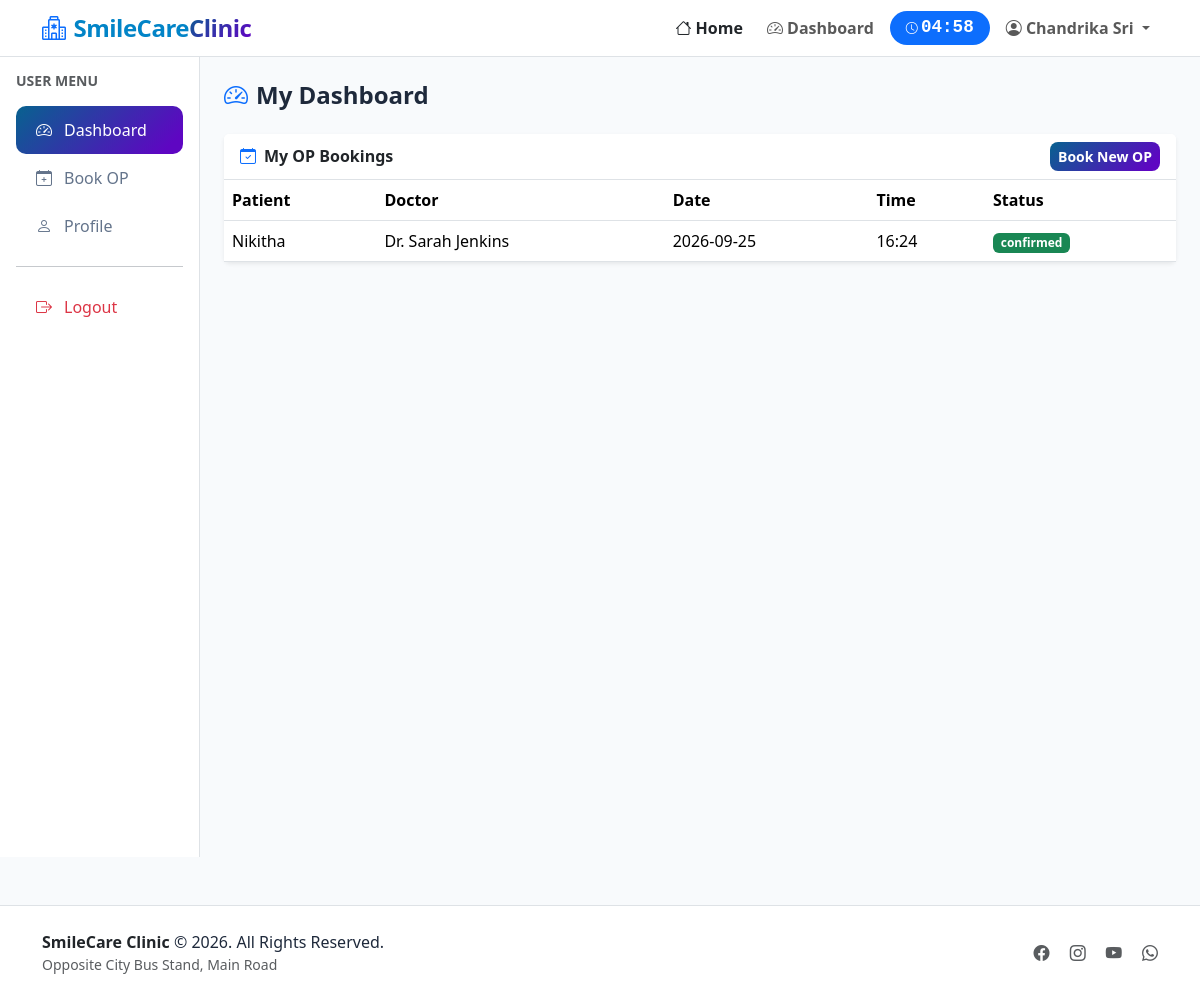
The page /user_dashboard (signed in) on the database its author committed.
### tables this page shows
CREATE TABLE op(
            pid INTEGER PRIMARY KEY AUTOINCREMENT,
            pname TEXT NOT NULL,
            age INTEGER NOT NULL,
            email TEXT NOT NULL,
            aadhaar TEXT NOT NULL,
            disease TEXT NOT NULL,
            since TEXT NOT NULL,
            symptoms TEXT,
            did INTEGER NOT NULL,
            SlDate TEXT NOT NULL,
            SlTime TEXT NOT NULL,
            status TEXT DEFAULT 'pending',
            user_id INTEGER,
            FOREIGN KEY (did) REFERENCES doctors (did) ON DELETE CASCADE,
            FOREIGN KEY (user_id) REFERENCES users (id) ON DELETE SET NULL
        );

CREATE TABLE doctors(
            did INTEGER PRIMARY KEY AUTOINCREMENT,
            dname TEXT NOT NULL,
            contact INTEGER NOT NULL UNIQUE,
            wardno INTEGER NOT NULL DEFAULT 0,
            specialization TEXT NOT NULL,
            is_active INTEGER DEFAULT 1
        );

### app.py (the view)
@app.route('/user_dashboard')
@login_required
def user_dashboard():
    user_id = session.get('user_id')
    conn = get_connect()
    cursor = conn.cursor()
    bookings = cursor.execute('''
        SELECT op.*, doctors.dname, doctors.specialization
        FROM op
        JOIN doctors ON op.did = doctors.did
        WHERE op.user_id = ?
        ORDER BY op.pid DESC
    ''', (user_id,)).fetchall()
    metrics = cursor.execute('''
        SELECT * FROM health_metrics
        WHERE user_id = ?
        ORDER BY recorded_date DESC LIMIT 1
    ''', (user_id,)).fetchone()
    conn.close()
    return render_template('user_dashboard.html', bookings=bookings, metrics=metrics)

### app.py (called while the page is built)
def decode_jwt_token(token):
    try:
        payload = jwt.decode(token, JWT_SECRET, algorithms=['HS256'])
        return payload
    except:
        return None

def login_required(f):
    @wraps(f)
    def decorated_function(*args, **kwargs):
        token = session.get('jwt_token')
        if not token:
            flash('Please login to access this page', 'warning')
            return redirect(url_for('login'))
        payload = decode_jwt_token(token)
        if not payload:
            session.clear()
            flash('Session expired. Please login again.', 'warning')
            return redirect(url_for('login'))
        session['user_id'] = payload.get('user_id')
        session['user_email'] = payload.get('email')
        session['user_role'] = payload.get('role')
        return f(*args, **kwargs)
    return decorated_function

def get_connect():
    conn = sqlite3.connect(db_name)
    conn.row_factory = sqlite3.Row
    return conn

@app.context_processor
def inject_session_time():
    login_time = session.get('login_time')
    if login_time:
        elapsed = int(time.time() - login_time)
        remaining = max(0, 300 - elapsed)
        minutes = remaining // 60
        seconds = remaining % 60
        time_left = f"{minutes:02d}:{seconds:02d}"
        return {'session_time_left': time_left, 'is_logged_in': 'user_id' in session}
    return {'session_time_left': '00:00', 'is_logged_in': False}

### templates/user_dashboard.html (shortened to what this page needs)
{% extends "base.html" %}
{% block content %}
<div class="container-fluid">
    <div class="row">
        <div class="col-lg-2 col-md-3 bg-white vh-100 p-0 border-end" style="position: sticky; top: 70px; height: calc(100vh - 70px); overflow-y: auto;">
            <div class="p-3">
                <h6 class="text-muted text-uppercase small fw-bold mb-3">User Menu</h6>
                <a href="{{ url_for('user_dashboard') }}" class="sidebar-link active">
                    <i class="bi bi-speedometer2"></i> Dashboard
                </a>
                <a href="{{ url_for('op_booking') }}" class="sidebar-link">
                    <i class="bi bi-calendar-plus"></i> Book OP
                </a>
                <a href="{{ url_for('profile') }}" class="sidebar-link">
                    <i class="bi bi-person"></i> Profile
                </a>
                <hr>
                <a href="{{ url_for('logout') }}" class="sidebar-link text-danger">
                    <i class="bi bi-box-arrow-right"></i> Logout
                </a>
            </div>
        </div>
        <div class="col-lg-10 col-md-9 p-4">
            <h4 class="fw-bold mb-4"><i class="bi bi-speedometer2 text-primary me-2"></i>My Dashboard</h4>
            <div class="card border-0 shadow-sm">
                <div class="card-header bg-white border-bottom d-flex justify-content-between align-items-center">
                    <h6 class="fw-bold mb-0"><i class="bi bi-calendar-check text-primary me-2"></i>My OP Bookings</h6>
                    <a href="{{ url_for('op_booking') }}" class="btn btn-sm btn-custom">Book New OP</a>
                </div>
                <div class="card-body p-0">
                    <div class="table-responsive">
                        <table class="table table-hover mb-0">
                            <thead>
                                <tr>
                                    <th>Patient</th>
                                    <th>Doctor</th>
                                    <th>Date</th>
                                    <th>Time</th>
                                    <th>Status</th>
                                </tr>
                            </thead>
                            <tbody>
                                {% if bookings %}
                                    {% for booking in bookings %}
                                    <tr>
                                        <td>{{ booking.pname }}</td>
                                        <td>{{ booking.dname }}</td>
                                        <td>{{ booking.SlDate }}</td>
                                        <td>{{ booking.SlTime }}</td>
                                        <td>
                                            <span class="badge bg-{{ 'success' if booking.status == 'confirmed' else 'warning' if booking.status == 'pending' else 'secondary' }}">
                                                {{ booking.status }}
                                            </span>
                                        </td>
                                    </tr>
                                    {% endfor %}
                                {% endif %}
                            </tbody>
                        </table>
                    </div>
                </div>
            </div>
        </div>
    </div>
</div>
{% endblock %}

### templates/base.html (style rules this page uses)
:root { --brand-gradient: linear-gradient(135deg, #07628f 0%, #5e06c2 90%); --brand-primary: #07628f; }
body { font-family: 'Segoe UI', Tahoma, Geneva, Verdana, sans-serif; background-color: #f8fafc; color: #1e293b; }
.btn-custom { background: var(--brand-gradient); color: white; border: none; border-radius: 8px; font-weight: 600; }
.sidebar-link { padding: 12px 20px; border-radius: 10px; color: #64748b; text-decoration: none; display: flex; align-items: center; gap: 12px; transition: all 0.2s ease; }
.sidebar-link.active { background: var(--brand-gradient); color: white; }

### rows shown on the page
op: pname "Nikitha", dname "Dr. Sarah Jenkins", SlDate "2026-09-25", SlTime "16:24", status "confirmed"

### other values the page prints
{{ session.get('full_name') or session.get('username') }} "Chandrika Sri"
